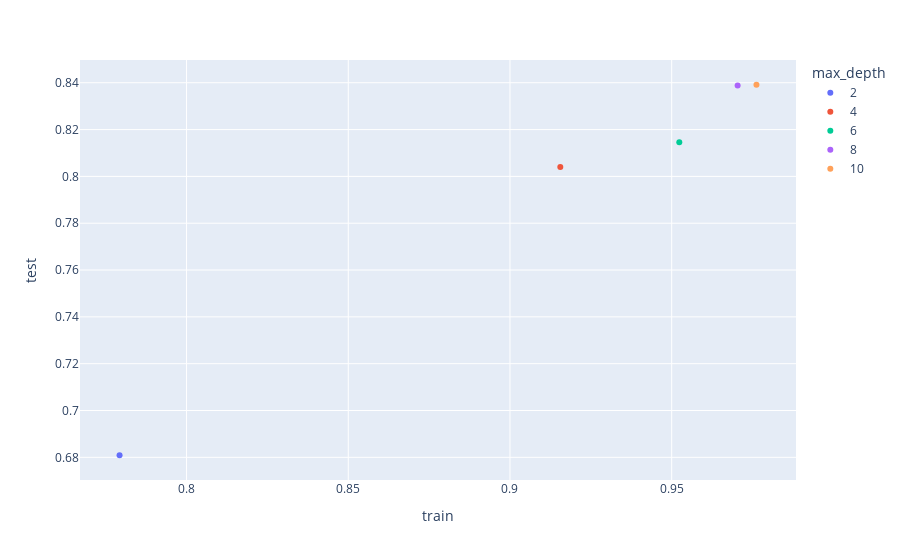

Notebook code cell kept with this figure:
### Markdown cell above
Now, plot the score for each tree on the training set and on the testing set.

### Code cell
# Produce a plot with the score for the testing and training for the different max depths
train = []
train.append(housing_model_2.fit(X_train, y_train).score(X_train, y_train))
train.append(housing_model_4.fit(X_train, y_train).score(X_train, y_train))
train.append(housing_model_6.fit(X_train, y_train).score(X_train, y_train))
train.append(housing_model_8.fit(X_train, y_train).score(X_train, y_train))
train.append(housing_model_10.fit(X_train, y_train).score(X_train, y_train))

test = []
test.append(housing_model_2.fit(X_train, y_train).score(X_test, y_test))
test.append(housing_model_4.fit(X_train, y_train).score(X_test, y_test))
test.append(housing_model_6.fit(X_train, y_train).score(X_test, y_test))
test.append(housing_model_8.fit(X_train, y_train).score(X_test, y_test))
test.append(housing_model_10.fit(X_train, y_train).score(X_test, y_test))

max_depth = []
max_depth.append('2')
max_depth.append('4')
max_depth.append('6')
max_depth.append('8')
max_depth.append('10')

df = pd.DataFrame({'train':train, 'test':test, 'max_depth': max_depth})
fig = px.scatter(df, 
                 x="train", 
                 y="test", 
                 color="max_depth",
                 hover_data=['max_depth', 'train', 'test'])
fig.show()

### Figure 1 — Plotly figure (JSON) as saved in the notebook; plotly's stock layout.template omitted (floating-point values rounded to 4 significant figures)
{"data": [{"customdata": [["2", 0.7793, 0.6809]], "hoverlabel": {"namelength": 0}, "hovertemplate": "max_depth=%{customdata[0]}<br>train=%{customdata[1]}<br>test=%{customdata[2]}", "legendgroup": "2", "marker": {"color": "#636efa", "symbol": "circle"}, "mode": "markers", "name": "2", "showlegend": true, "type": "scatter", "x": [0.7793], "xaxis": "x", "y": [0.6809], "yaxis": "y"}, {"customdata": [["4", 0.9156, 0.804]], "hoverlabel": {"namelength": 0}, "hovertemplate": "max_depth=%{customdata[0]}<br>train=%{customdata[1]}<br>test=%{customdata[2]}", "legendgroup": "4", "marker": {"color": "#EF553B", "symbol": "circle"}, "mode": "markers", "name": "4", "showlegend": true, "type": "scatter", "x": [0.9156], "xaxis": "x", "y": [0.804], "yaxis": "y"}, {"customdata": [["6", 0.9524, 0.8146]], "hoverlabel": {"namelength": 0}, "hovertemplate": "max_depth=%{customdata[0]}<br>train=%{customdata[1]}<br>test=%{customdata[2]}", "legendgroup": "6", "marker": {"color": "#00cc96", "symbol": "circle"}, "mode": "markers", "name": "6", "showlegend": true, "type": "scatter", "x": [0.9524], "xaxis": "x", "y": [0.8146], "yaxis": "y"}, {"customdata": [["8", 0.9704, 0.8388]], "hoverlabel": {"namelength": 0}, "hovertemplate": "max_depth=%{customdata[0]}<br>train=%{customdata[1]}<br>test=%{customdata[2]}", "legendgroup": "8", "marker": {"color": "#ab63fa", "symbol": "circle"}, "mode": "markers", "name": "8", "showlegend": true, "type": "scatter", "x": [0.9704], "xaxis": "x", "y": [0.8388], "yaxis": "y"}, {"customdata": [["10", 0.9762, 0.8391]], "hoverlabel": {"namelength": 0}, "hovertemplate": "max_depth=%{customdata[0]}<br>train=%{customdata[1]}<br>test=%{customdata[2]}", "legendgroup": "10", "marker": {"color": "#FFA15A", "symbol": "circle"}, "mode": "markers", "name": "10", "showlegend": true, "type": "scatter", "x": [0.9762], "xaxis": "x", "y": [0.8391], "yaxis": "y"}], "layout": {"legend": {"title": {"text": "max_depth"}, "tracegroupgap": 0}, "margin": {"t": 60}, "xaxis": {"anchor": "y", "domain": [0, 1], "title": {"text": "train"}}, "yaxis": {"anchor": "x", "domain": [0, 1], "title": {"text": "test"}}}}
